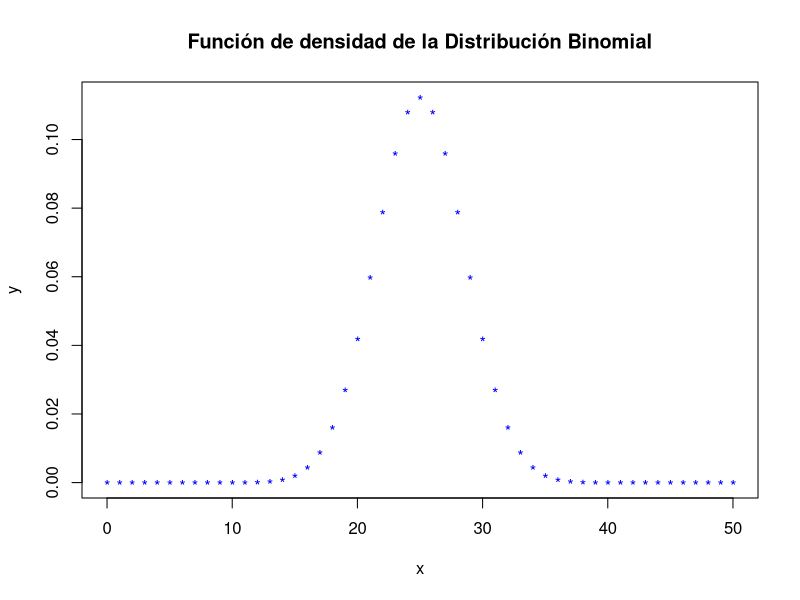
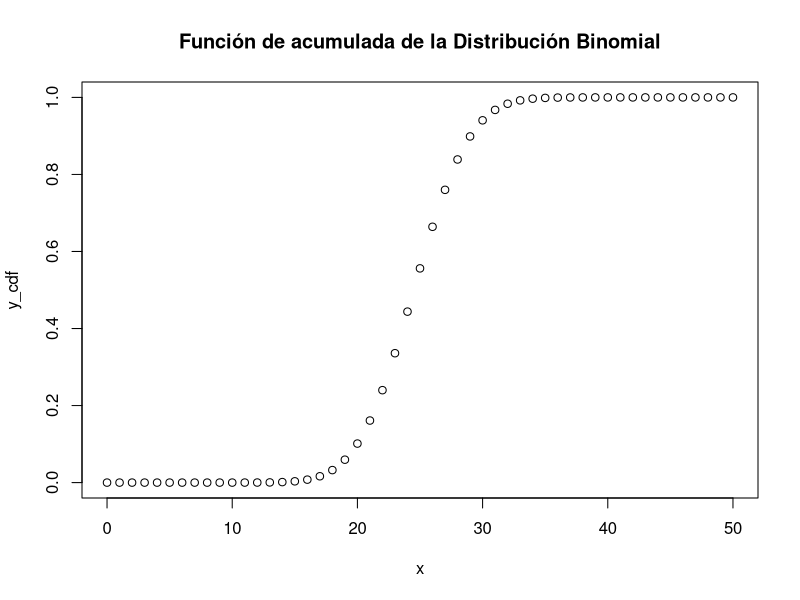
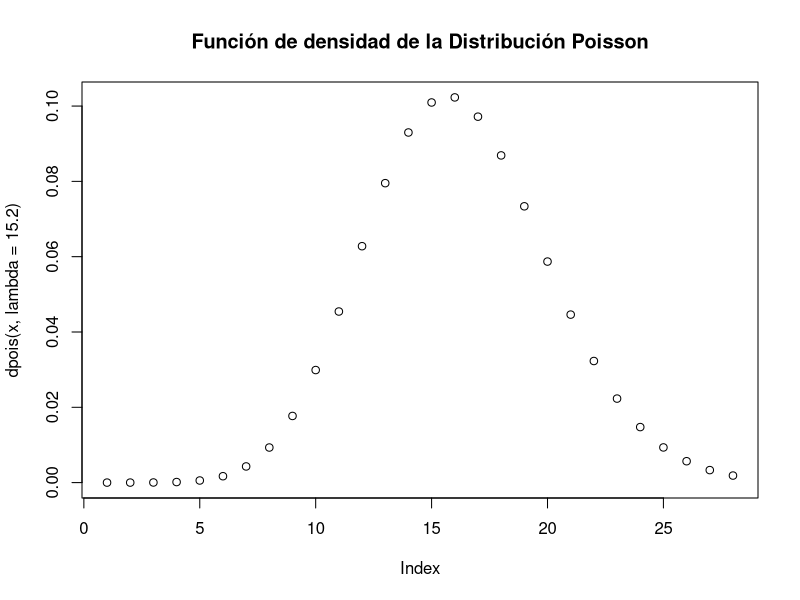
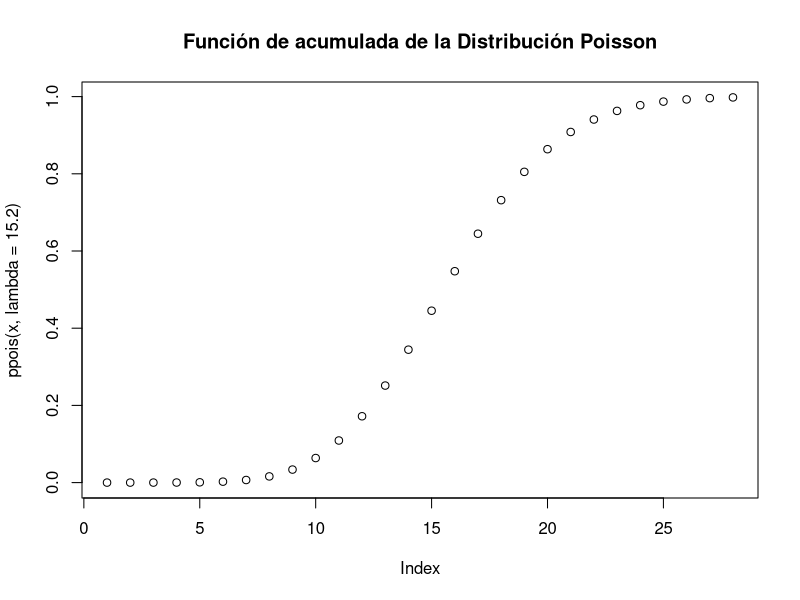

The R source for these figures, in order:

# Distribuciones Discreta ------------------------------------------------

# Modificación Leslie
# Distribución Binomial ---------------------------------------------------

# Ejemplo 1: La probabilidad de que cierto componente resista una prueba de impacto
# es de 4/5. Encuentre la probabilidad de que 3 de los 5 componentes siguientes
# resistan la prueba de impacto.

# SOLUCIÓN:
# dbinom(x,n,p) densidad
# pbinom(q,n,p) acumulada
p <- 4/5
x <- 3
n <- 5

sol1 <- round(dbinom(x, n, p),4); sol1

# Ejemplo 2: La probabilidad de que un paciente se recupere con satisfacción de una
# operación quirúrgica después de una accidente es de 0.9; si 15 personas
# accidentadas se someten a dicha operación, ¿Cuál es la probabilidad de que
# al menos uno se recupere a satisfacción?

# SOLUCIÓN:
p <- 0.9
n <- 15

# p (x>=1) = 1 - p(x=0)
x <- 0

sol1 <- 1 - round(dbinom(x,n,p),4); sol1

q <- 1 - p

sol2 <- round(1 - pbinom(q,n,p),4); sol2
# Ejemplo 3: Si la probabilidad de que cierta columna falle ante una carga axial
# es de 0.05, ¿Cuál es la probabilidad de que entre 6 de estas columnas:
# a) a lo más fallen 2?
# b) al menos fallen 2?
# SOLUCIÓN:

# a)
p <- 0.05
n <- 6
# p(x<=2) = p(x=0) + p(x=1) + p(x=2)
x0 <- 0
x1 <- 1
x2 <- 2

sol1 <- round(dbinom(x0,n,p) + dbinom(x1,n,p) + dbinom(x2,n,p), 4); sol1 

q <- 1 - p

sol2 <- round(pbinom(x2,n,p),4); sol2

# b)
p <- 0.05
n <- 6

# p(x>=2) = 1 - p(x=0) + p(x=1)

x0 <- 0
x1 <- 1

sol3 <- 1 - round(dbinom(x0,n,p)+ dbinom(x1,n,p), 4); sol3

x2 <- 2
q <- 1 - p

sol4 <- round(pbinom(x2,n,p),4); sol3

# Gráfica de Distr. Binomial ----------------------------------------------

# Gráfica para la densidad

# Creamos una secuencia de 50 números, ordenados, de uno en uno. 
x <- seq(0,50,by = 1)
x
# vector con 50 valores binomialmente distribuidos con  p=0.5
y <- dbinom(x,50,0.5)
y
# para la gráfica utilizamos plot
plot(x,y,col="blue", pch="*", 
     main = "Función de densidad de la Distribución Binomial")

# Gráfica para la acumulada

# vector con 50 valores binomialmente distribuidos
y_cdf <- pbinom(x,50,0.5)
y_cdf
# Para el ejemplo utilizamos la gráfica de plot
plot(x,y_cdf, main = "Función de acumulada de la Distribución Binomial")

# Ejercicio 1: Un fabricante de computadores asegura que sólo el 10% de sus 
# unidades requiere de ajuste durante el año de garantía, ¿Cuál es la probabilidad
# de que 5 de las 10 computadoras compradas requieran ajuste en el período de
# garantía?


# Ejercicio 2: La probabilidad de que el motor de un avión falle es de 0.1. 
# Si el avión tiene 4 motores que funcionan independientes, y para una vuelo
# exitoso se requiere que por lo menos 2 de los 4 motores funciones, ¿Cuál es la
# probabilidad de:
# a) un vuelo exitoso?
# b) que el vuelo no sea exitoso?


# Distribución de Poisson -------------------------------------------------

# Ejemplo 1: Se sabe que el número promedio de camiones que llegan a un terminal
# terrestres durante el día es de 10, las instalaciones del terminal pueden atender
# como máximo 15 camiones al día. ¿Cuál es la probabilidad de que la capacidad
# de atención del terminal sea superado en un día cualquiera?

# SOLUCIÓN:
# dpois(x,lambda) densidad
# ppois(x,lambda) acumulada
# p(x>15) = 1 - p(x<=15)
x <- 15
y <- 10

sol1 <- 1 - ppois(x,lambda = y); sol1

# Ejemplo 2: En cierto proceso de fabricación en el que se producen artículos de
# de porcelana ocurren defectos que ocasionan problemas en las ventas, el fabricante
# asegura que en promedio uno de cada 1000 artículos producidos es defectuosos.
# ¿Cuál es la probabilidad de que una caja de 3000 artículos haya:
# a) exactamente 3 artículos con defectuosos?
# b) al menos un artículo con defecto?

# SOLUCIÓN:
# a)
n <- 3000
y <- n * (1/1000); y
# p(x=3)
x <- 3

sol1 <- round(dpois(x, lambda = y),4); sol1

# b)
# p(x>=1) = 1 - p(x=0)
x <- 0
sol1 <- round(1 - ppois(x,y),4); sol1

# Ejemplo 3: Una compañía compra cantidades muy grandes de componentes electrónicos,
# la decisión para aceptar o rechazar un lote de componentes se toma en base a
# una muestra aleatoria de 100 unidades. Si el lote se rechaza al encontrar tres
# o más unidades defectuosas en la muestra, ¿Cuál es la probabilidad de rechazar
# un lote, si contiene un:
# a) 0.5% de defectuosos?
# b) 1.5% de defectuosos?

# SOLUCIÓN:
y <- 100 * (0.005); y

# p(x>=3) = 1 - p(x<=2)
x <- 2

sol1 <- round(1 - ppois(x,y),4); sol1

# Gráfica de la distribución de Poisson

x <- c(0, 1, 2, 3, 4, 5, 6, 7, 8, 9, 10, 11, 12, 13, 14, 
       15, 16, 17, 18, 19, 20, 21, 22, 23, 24, 25, 26, 27)

# Gráfica de densidad
plot(dpois(x, lambda = 15.2), main = "Función de densidad de la Distribución Poisson")

# Gráfica de acumulada
plot(ppois(x, lambda = 15.2), main = "Función de acumulada de la Distribución Poisson")

# Ejercicio 1: El número de clientes que llegan a un banco es en promedio 60
# por hora, ¿Cuál es la probabilidad de que lleguen 2 clientes en:
# a) un minuto?
# b) dos minutos?

# Ejercicio 2: Al inspeccionar la aplicación de estaño por un proceso electrónico
# continuo, se descubre en promedio 0.2 imperfecciones por mínimo, calcule las 
# siguientes probabilidades:
# a) de encontrar una imperfección en 5 minutos.
# b) de encontrar 2 imperfecciones en 10 minutos.
# c) 3 imperfecciones en 15 minutos.


